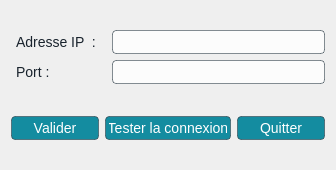
<?xml version="1.0" encoding="UTF-8"?>
<ui version="4.0">
 <class>AdressServer</class>
 <widget class="QDialog" name="AdressServer">
  <property name="geometry">
   <rect>
    <x>0</x>
    <y>0</y>
    <width>336</width>
    <height>170</height>
   </rect>
  </property>
  <property name="windowTitle">
   <string>Adresse Serveur</string>
  </property>
  <property name="styleSheet">
   <string notr="true">QLineEdit {
  background-color: rgba(252,252,252,255);
  padding-top: 2px;
  /* This QLineEdit fix  103, 111 */
  padding-bottom: 2px;
  /* This QLineEdit fix  103, 111 */
  padding-left: 4px;
  padding-right: 4px;
  border-style: solid;
  font-size: 14px;
  border: 1px solid rgba(50,65,75,150);
  border-radius: 4px;
  color: rgba(25,35,45,255);
}


QLabel {
  background-color: rgba(252,252,252,0);
  border: 0px solid rgba(50,65,75,150);
  padding: 2px;
  margin: 0px;
  font-size: 14px;
  color: rgba(25,35,45,255);
}

QLabel:disabled {
  background-color: rgba(252,252,252,0);
  border: 0px solid rgba(50,65,75,150);
  color: rgba(120,120,120,255);
}


QLineEdit:disabled {
  background-color: rgba(252,252,252,255);
  color: rgba(120,120,120,255);
}

QLineEdit:hover {
  border: 1px solid rgba(20,140,210,255);
  color: rgba(25,35,45,255);
}

QLineEdit:focus {
  border: 1px solid rgba(20,160,160,255);
}

QLineEdit:selected {
  background-color: rgba(20,160,160,255);
  color: rgba(50,65,75,150);
}

QPushButton {
  background-color: rgba(20,140,160,255);
  border: 1px solid rgba(50,65,75,150);
  color: rgba(255,255,255,255);
  font-size: 14px;
  border-radius: 4px;
  padding: 3px;
  outline: none;
  /* Issue #194 - Special case of QPushButton inside dialogs, for better UI */
  min-width: 80px;
}

QPushButton:disabled {
  background-color: rgba(20,160,160,255);
  border: 1px solid rgba(50,65,75,150);
  color: rgba(120,120,120,255);
  border-radius: 4px;
  padding: 3px;
}

QPushButton:checked {
  background-color: rgba(20,160,160,255);
  border: 1px solid rgba(50,65,75,150);
  border-radius: 4px;
  padding: 3px;
  outline: none;
}

QPushButton:checked:disabled {
  background-color: rgba(252,252,252,255);
  border: 1px solid rgba(50,65,75,150);
  color: rgba(120,120,120,255);
  border-radius: 4px;
  padding: 3px;
  outline: none;
}

QPushButton:checked:selected {
  background: rgba(20,160,160,255);
  color: rgba(50,65,75,150);
}

QPushButton::menu-indicator {
  subcontrol-origin: padding;
  subcontrol-position: bottom right;
  bottom: 4px;
}

QPushButton:pressed {
  background-color: rgba(252,252,252,255);
  border: 1px solid rgba(252,252,252,255);
}

QPushButton:pressed:hover {
  border: 1px solid rgba(20,140,210,255);
}

QPushButton:hover {
  border: 1px solid rgba(20,140,210,255);
  color: rgba(25,35,45,255);
}

QPushButton:selected {
  background: rgba(20,160,160,255);
  color: rgba(50,65,75,150);
}

QPushButton:hover {
  border: 1px solid rgba(20,140,210,255);
  color: rgba(25,35,45,255);
}

QPushButton:focus {
  border: 1px solid rgba(20,160,160,255);
}
</string>
  </property>
  <layout class="QVBoxLayout" name="verticalLayout">
   <item>
    <spacer name="verticalSpacer_2">
     <property name="orientation">
      <enum>Qt::Vertical</enum>
     </property>
     <property name="sizeHint" stdset="0">
      <size>
       <width>20</width>
       <height>40</height>
      </size>
     </property>
    </spacer>
   </item>
   <item>
    <layout class="QFormLayout" name="formLayout">
     <item row="0" column="0">
      <widget class="QLabel" name="iPAdressLabel">
       <property name="text">
        <string>Adresse IP  : </string>
       </property>
      </widget>
     </item>
     <item row="0" column="1">
      <widget class="QLineEdit" name="serverIPLineEdit">
       <property name="alignment">
        <set>Qt::AlignCenter</set>
       </property>
      </widget>
     </item>
     <item row="1" column="0">
      <widget class="QLabel" name="portLabel">
       <property name="text">
        <string>Port : </string>
       </property>
      </widget>
     </item>
     <item row="1" column="1">
      <widget class="QLineEdit" name="portLineEdit">
       <property name="alignment">
        <set>Qt::AlignCenter</set>
       </property>
      </widget>
     </item>
    </layout>
   </item>
   <item>
    <widget class="QLabel" name="testResultLabel">
     <property name="text">
      <string/>
     </property>
     <property name="alignment">
      <set>Qt::AlignCenter</set>
     </property>
    </widget>
   </item>
   <item>
    <layout class="QHBoxLayout" name="horizontalLayout">
     <item>
      <widget class="QPushButton" name="validerButton">
       <property name="text">
        <string>Valider</string>
       </property>
      </widget>
     </item>
     <item>
      <widget class="QPushButton" name="testButton">
       <property name="text">
        <string>Tester la connexion</string>
       </property>
      </widget>
     </item>
     <item>
      <widget class="QPushButton" name="quitterButton">
       <property name="text">
        <string>Quitter</string>
       </property>
      </widget>
     </item>
    </layout>
   </item>
   <item>
    <spacer name="verticalSpacer">
     <property name="orientation">
      <enum>Qt::Vertical</enum>
     </property>
     <property name="sizeHint" stdset="0">
      <size>
       <width>20</width>
       <height>40</height>
      </size>
     </property>
    </spacer>
   </item>
  </layout>
 </widget>
 <resources/>
 <connections/>
</ui>
